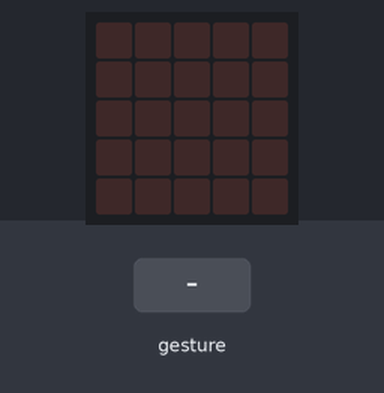
A program run on a simulated BBC micro:bit (MakeCode). On the bench: the board's 5×5 LED display. Inputs (shaded band) come from the test bench. Random numbers come from a fixed seed; a tilt is held for 1.5 s and a shake lasts 1 s, then the board lies face up again.

Above: at 1.2 s.
1.3 s: gesture 'shake'
At 2.7 s:
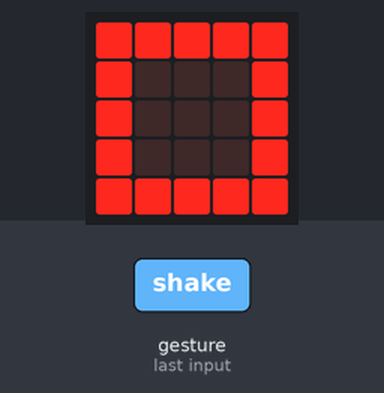
3.0 s: gesture 'shake'
At 4.2 s:
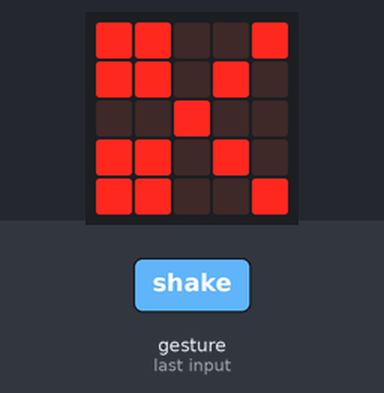
Timing chart, 0 to 6.0 s (numbered marks = the images above; inputs shaded):
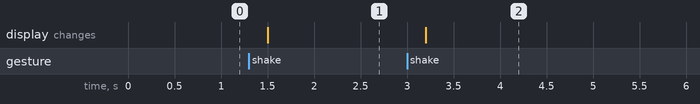

The program:

main.ts
```typescript
let rand = 0
input.onGesture(Gesture.Shake, function () {
    rand = randint(1, 3)
    if (rand == 1) {
        basic.showIcon(IconNames.Square)
    } else if (rand == 2) {
        basic.showIcon(IconNames.SmallSquare)
    } else {
        basic.showIcon(IconNames.Scissors)
    }
})
basic.forever(function () {

})
```

test.ts
```typescript
// tu są testy; nie będzie to kompilowane, gdy ten pakiet będzie używany jako rozszerzenie.
```

Measured:
- after the input at 1.3 s, the display: changes after 0.20 s (image 1)
- after the input at 3.0 s, the display: changes after 0.20 s (image 2)
